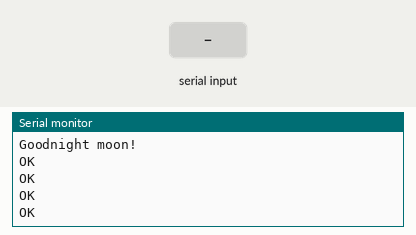
Simulated run of this sketch. Board: Arduino Uno, built with avr-gcc and run on an emulated ATmega328P. Parts: the last lines printed to the serial monitor. The test bench sets the inputs (shaded band). The modem accepts every AT command (registered, SIM ready, sends succeed) and sends nothing else.

Above: at 4.2 s.
4.3 s: "1" received over the second serial link
At 5.0 s:
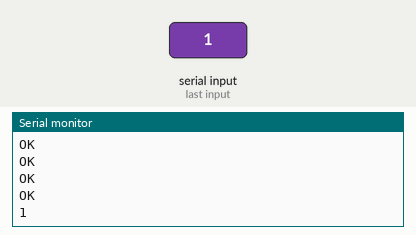
5.8 s: "0" received over the second serial link
At 6.1 s:
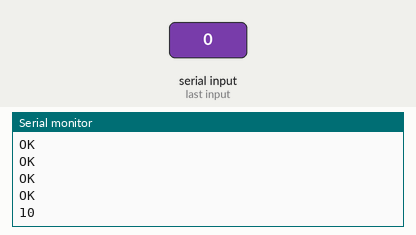

The sketch:

TestSim800L.ino
```cpp
#include <SoftwareSerial.h>
SoftwareSerial mySerial(2, 3); // RX, TX
unsigned long c = 0;
void setup() {
  Serial.begin(9600);  //Скорость порта для связи Arduino с компьютером
  Serial.println("Goodnight moon!");
  mySerial.begin(9600);  //Скорость порта для связи Arduino с GSM модулем
  mySerial.println("AT");
  mySerial.println("AT+DDET=1,1000,0,0");
  delay(1000);
  mySerial.println("AT+CLIP=1");
  delay(1000);
  mySerial.println("AT+CSCLK=2");
  delay(1000);

  //Ответы
  //+DTMF: 0
  //+DTMF: 8
  //+DTMF: *
  //+DTMF: #

}

void loop() {
  if (mySerial.available())
    Serial.write(mySerial.read());
  if (Serial.available())
    mySerial.write(Serial.read());

  //  if (millis() - c > (1000.0 * 10))
  //  {
  //    Serial.println("----------------");
  //    c = millis();
  //    mySerial.println("AT");
  //    delay(1000);
  //    mySerial.println("AT+CBC");
  //    delay(1000);
  //    mySerial.println("AT+CSQ");
  //    delay(1000);
  //
  ////    mySerial.println("AT+CSCLK=2");
  //  //  delay(1000);
  //    //    mySerial.println("AT+CCLK?");
  //    //    delay(1000);
  //
  //
  //  }
}
```

Measured:
- after the input at 4.3 s, the serial monitor: prints a new line at once (image 1)
- after the input at 5.8 s, the serial monitor: prints a new line at once (image 2)
